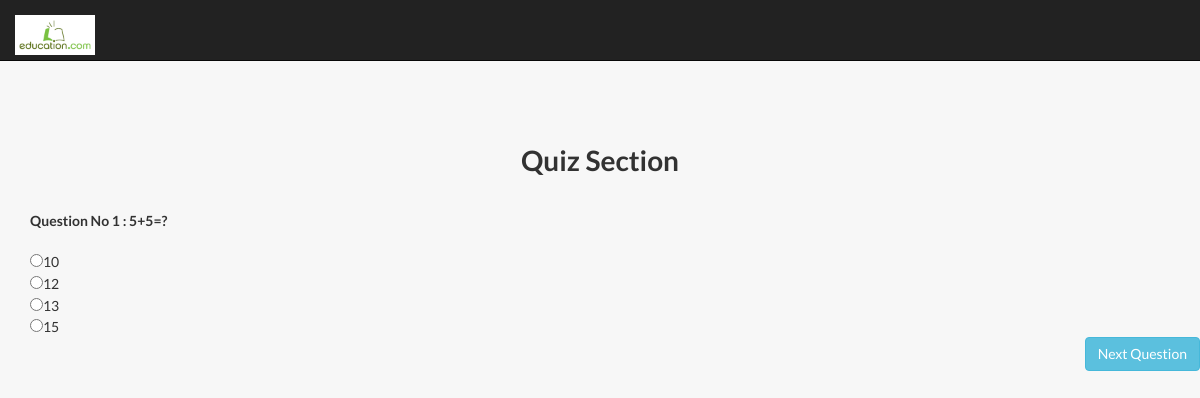
/userquiz.php, run on the app's committed database.
### tables this page shows
CREATE TABLE IF NOT EXISTS `question` (
  `question` varchar(50) NOT NULL,
  `opt1` varchar(30) NOT NULL,
  `opt2` varchar(30) NOT NULL,
  `opt3` varchar(30) NOT NULL,
  `opt4` varchar(30) NOT NULL,
  `ans` char(1) NOT NULL
);

### userquiz.php (the view, shortened to what this page needs)
<?php
require("connect.php");
extract($_POST);
extract($_SESSION);
?>
<!DOCTYPE html>
<html lang="en">
<head>
    <link href="css/bootstrap.min.css" type="text/css" rel="stylesheet"/>
    <link href="font-awesome/css/font-awesome.min.css" type="text/css" rel="stylesheet" />
    <link rel="stylesheet" href="css/semantic.min.css"/>
    <link href="css/logo-nav.css" rel="stylesheet">
</head>
<body>
    <nav class="navbar navbar-inverse navbar-fixed-top" role="navigation">
        <div class="container">
            <div class="navbar-header">
                <a class="navbar-brand" href="#">
                    <img src="images/download.png" height="40px" alt="logoQuiz" >
                </a>
            </div>
            <div class="collapse navbar-collapse" id="bs-example-navbar-collapse-1" >
                <ul class="nav navbar-nav">
                    <li class="pull-left">
                    	<a href="#" ></a>
                    </li>
                </ul>
            </div>
        </div>
    </nav>
    <div class="container">
        <div class="row">
            <div class="col-lg-12">
            	<div align="right"><?php include("session.php"); ?></div>
            	<h1 align="center">Quiz Section</h1><br>
                <?php
						$rs=mysql_query("select * from question",$cn) or die(mysql_error());
						$row = mysql_fetch_row($rs);
						$n = $_SESSION['qn'] + 1;
						?>
				<div class='container'>
    				<div class='row'>
        				<form role='form' method='post' action='userquiz.php'>
            				<div>
                           		<div class='form-group'>
                    					<label><?php echo "Question No ". $n .  " : $row[0]"?></label>
               	 					</div>
                			</div>
                    				<div class="input-group">
                                    	<input type="radio" name="ans" id="ans" value="a"><?php echo "$row[1]"; ?>
                                    </div>
                                    <div class="input-group">
                                        <input type="radio" name="ans" id="ans" value="b"><?php echo "$row[2]"; ?>
                                    </div>
                                    <div class="input-group">
                                        <input type="radio" name="ans" id="ans" value="c"><?php echo "$row[3]"; ?>
                                    </div>
                                    <div class="input-group">
                                        <input type="radio" name="ans" id="ans" value="d"><?php echo "$row[4]"; ?>
                                    </div>
                <?php
				if ($_SESSION['qn'] < mysql_num_rows($rs)-1)
					echo "<input type='submit' name='submit' id='submit' value='Next Question' class='btn btn-info pull-right'>";
				else
					echo "<input type='submit' name='submit' id='submit' value='Get Result' class='btn btn-info pull-right'>";
				?>
        				</form>
   					 </div>
				</div>
            </div>
        </div>
    </div>
</body>
</html>

### css/logo-nav.css (style rules this page uses)
body { padding-top: 70px; }
.navbar-fixed-top .nav { padding: 15px 0; }
.navbar-fixed-top .navbar-brand { padding: 0 15px; }
@media (min-width:768px) { body { padding-top: 100px; } }
@media (min-width:768px) { .navbar-fixed-top .navbar-brand { padding: 15px 0; } }

### data on the page
question: question "5+5=?", opt1 "10", opt2 "12", opt3 "13", opt4 "15"

### other printed values
$n "1"
